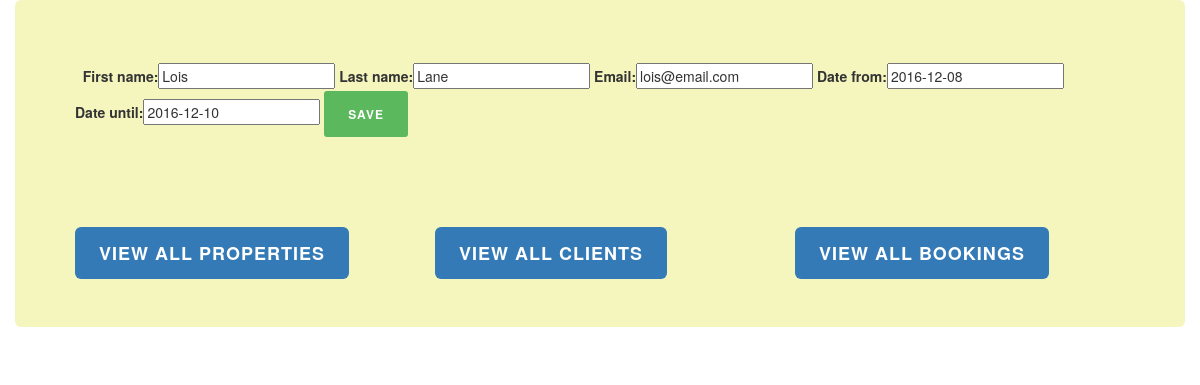
Page /ptb/bookings/2/edit/ on the committed database.
### ptb/models.py (models this page shows, shortened)
class Booking(models.Model):
    prop = models.ForeignKey(Property, on_delete=models.CASCADE)
    first_name = models.CharField(max_length=50)
    last_name = models.CharField(max_length=50)
    email = models.EmailField(blank=False)
    date_from = models.DateField(blank=False)
    date_until = models.DateField(blank=False)

### ptb/views.py (the view)
# urls.py: url(r'^bookings/(?P<num>[0-9]+)/edit/$', views.booking_edit, name='booking_edit'),
def booking_edit(request,num):
    instance = Booking.objects.get(id=num)
    edit = False
    form = BookingForm(request.POST or None, instance=instance)
    if form.is_valid():
        form.save()
        edit = True
    return render(request, 'ptb/booking_edit.html', {'form':form, 'edit': edit, 'booking': instance })

### ptb/forms.py
class BookingForm(forms.ModelForm):
    class Meta:
        model = Booking
        fields = ('first_name', 'last_name', 'email','date_from','date_until')

### ptb/templates/ptb/booking_edit.html (shortened to what this page needs)
{% extends "./base.html" %}
{% block content %}
{% if edit == True %}
  <h2 class='subtitle'> Edited! </h2> <br>
  <p> Name: {{ booking.first_name }} {{ booking.last_name }} </p> <br>
  <p> Contact: {{ booking.email }} </p> <br>
  <p> From: {{ booking.date_from }} </p> <br>
  <p> To: {{ booking.date_until }}</p> <br>
{% else %}
  <p>
    <form class="form" method="POST">  {% csrf_token %}
      <div class="form-group">
        {{ form }}
        <button type="submit" class="btn btn-success btn-sm"> Save </button>
      </div>
    </form>
  </p>
{% endif %}
{% endblock %}

### ptb/static/ptb/style.css (style rules this page uses)
.btn { padding: 14px 24px; border: 0 none; font-weight: 700; letter-spacing: 1px; text-transform: uppercase; }

### rows in the picture
Booking: first_name "Lois", last_name "Lane", email "lois@email.com", date_from "2016-12-08", date_until "2016-12-10"
